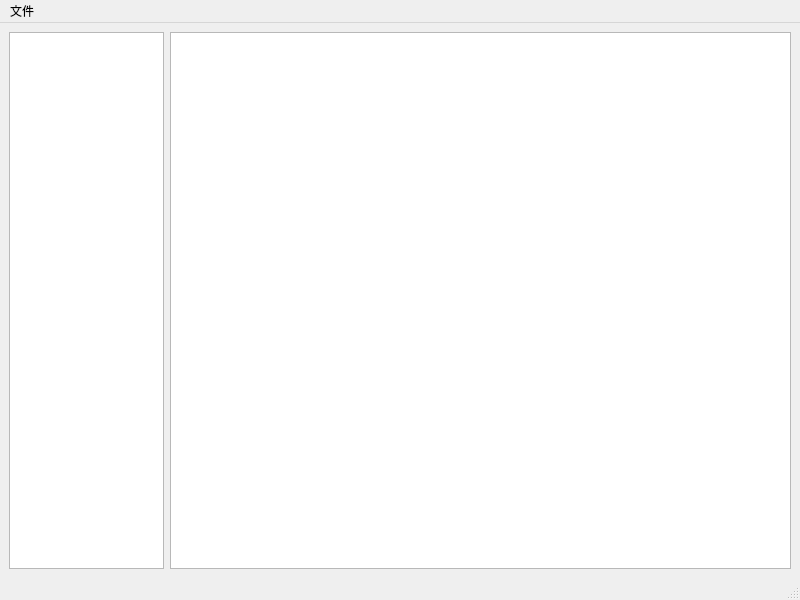
<?xml version="1.0" encoding="UTF-8"?>
<ui version="4.0">
 <class>MainWindow</class>
 <widget class="QMainWindow" name="MainWindow">
  <property name="geometry">
   <rect>
    <x>0</x>
    <y>0</y>
    <width>800</width>
    <height>600</height>
   </rect>
  </property>
  <property name="windowTitle">
   <string>zedlogs</string>
  </property>
  <widget class="QWidget" name="centralwidget">
   <layout class="QGridLayout" name="gridLayout">
    <item row="0" column="1">
     <widget class="QPlainTextEdit" name="plainTextEdit">
      <property name="sizePolicy">
       <sizepolicy hsizetype="Expanding" vsizetype="Expanding">
        <horstretch>4</horstretch>
        <verstretch>0</verstretch>
       </sizepolicy>
      </property>
      <property name="readOnly">
       <bool>true</bool>
      </property>
     </widget>
    </item>
    <item row="0" column="0">
     <widget class="QTreeView" name="treeView">
      <property name="sizePolicy">
       <sizepolicy hsizetype="Expanding" vsizetype="Expanding">
        <horstretch>1</horstretch>
        <verstretch>0</verstretch>
       </sizepolicy>
      </property>
     </widget>
    </item>
   </layout>
  </widget>
  <widget class="QMenuBar" name="menubar">
   <property name="geometry">
    <rect>
     <x>0</x>
     <y>0</y>
     <width>800</width>
     <height>21</height>
    </rect>
   </property>
   <widget class="QMenu" name="menu">
    <property name="title">
     <string>文件</string>
    </property>
    <addaction name="actionImport"/>
   </widget>
   <addaction name="menu"/>
  </widget>
  <widget class="QStatusBar" name="statusbar"/>
  <action name="actionImport">
   <property name="text">
    <string>Import</string>
   </property>
  </action>
 </widget>
 <resources/>
 <connections/>
</ui>
